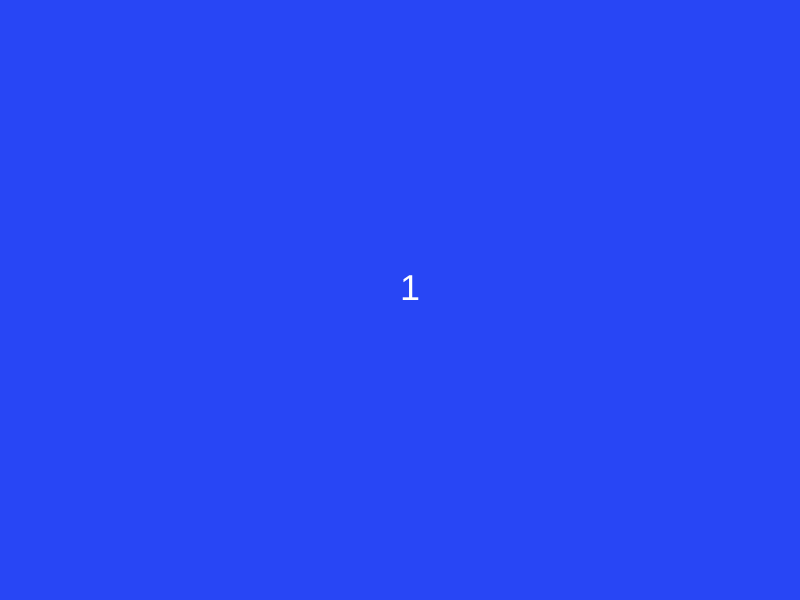
Frame 1 (no input)
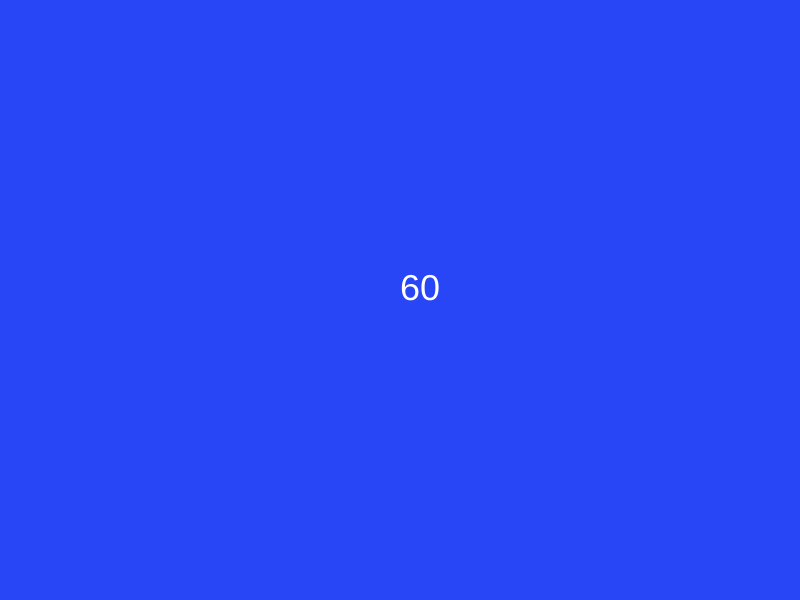
Frame 60 (no input)
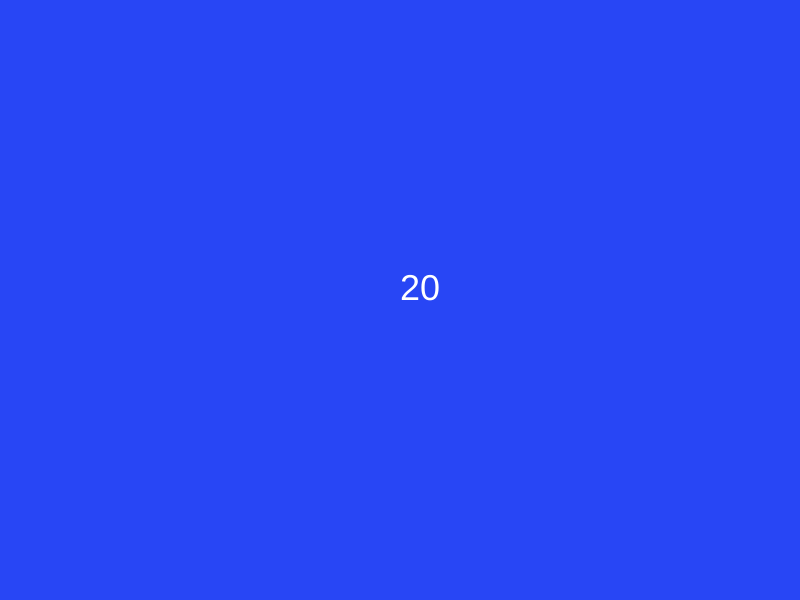
Frame 120 (the mouse pressed at the canvas centre since frame 60)

The p5.js sketch that drew these frames (run headless with seeded random() and noise() and a simulated clock; from frame 60 on, the mouse is pressed at the canvas centre):

// p5.js sketch
// ── sketch.js
var textPos_X;
var textPos_Y;
function setup() {
  createCanvas(800,600);
  textPos_X = width * 0.5;
  textPos_Y = height * 0.5;

  frameRate(20);

}


var result = 200;
var x = 0;


function draw() {
  background(40, 70, 245);

  // DO SOME MATH

  // Modulo is the remiander of long division.
  // This is signified with the '%' operator.
  x++;
  x = x % 100;

  result = x;


  // display math results
  textSize(36);
  fill(255);
  text(result, textPos_X, textPos_Y);

}
